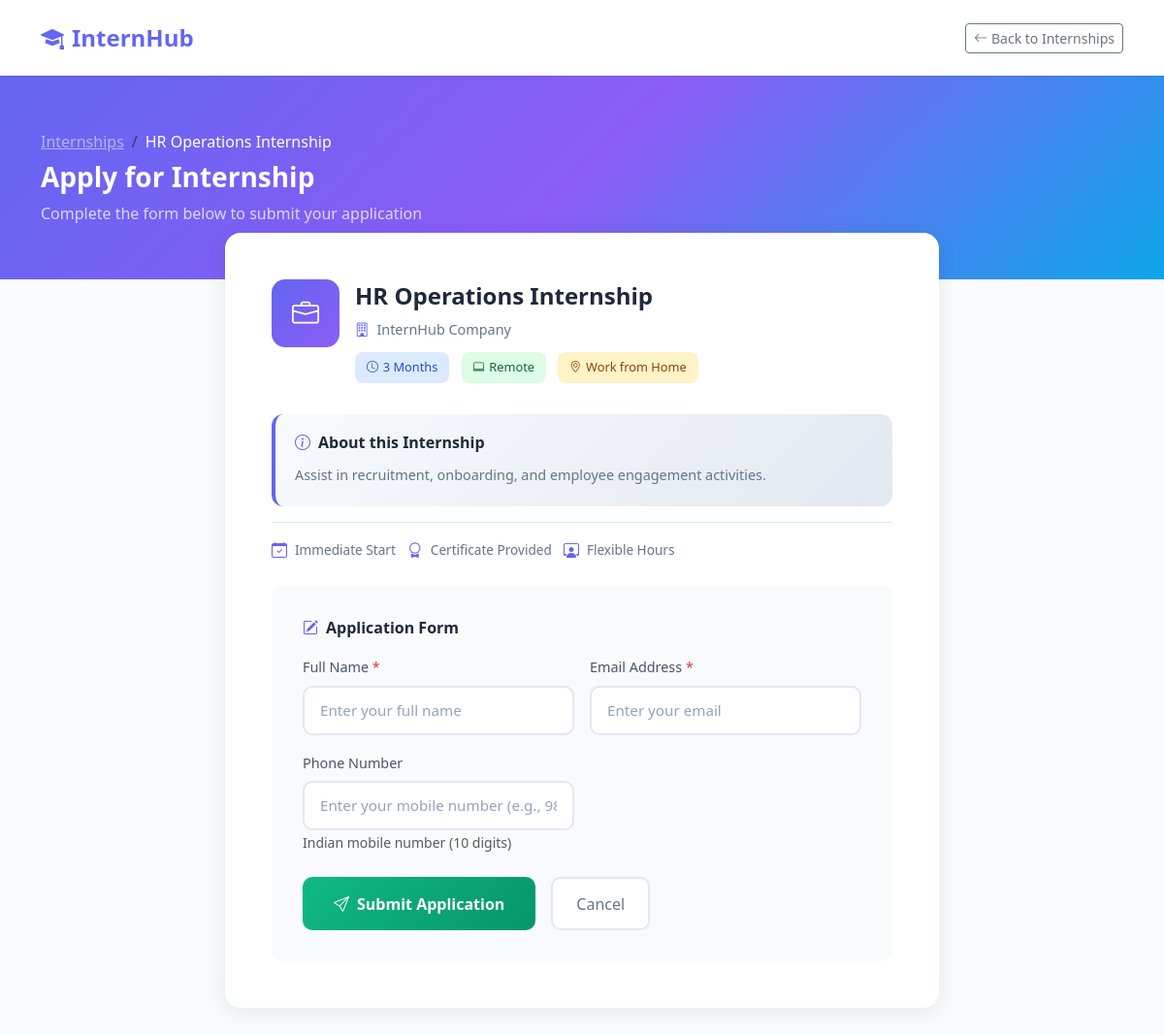
The app's page /apply.php?id=25 with its own data.
### tables this page shows
CREATE TABLE internships (
  id INT AUTO_INCREMENT PRIMARY KEY,
  title VARCHAR(100),
  description TEXT,
  duration VARCHAR(50)
);

### apply.php (the view, shortened to what this page needs)
<?php
require 'includes/db.php';
$id = (int)$_GET['id'];
$stmt = $conn->prepare("SELECT * FROM internships WHERE id=:id");
$stmt->execute([':id'=>$id]);
$internship = $stmt->fetch();
$icon = 'bi-briefcase';
?>
<!DOCTYPE html>
<html lang="en">
<head>
  <link rel="stylesheet" href="https://cdn.jsdelivr.net/npm/bootstrap@5.3.0/dist/css/bootstrap.min.css">
  <link rel="stylesheet" href="https://cdn.jsdelivr.net/npm/bootstrap-icons@1.11.0/font/bootstrap-icons.css">
</head>
<body>
  <nav class="navbar">
    <div class="container d-flex justify-content-between align-items-center">
      <a class="navbar-brand" href="index.php"><i class="bi bi-mortarboard-fill me-2"></i>InternHub</a>
      <a href="index.php" class="btn btn-outline-secondary btn-sm"><i class="bi bi-arrow-left me-1"></i>Back to Internships</a>
    </div>
  </nav>
  <section class="apply-header">
    <div class="container">
      <nav aria-label="breadcrumb">
        <ol class="breadcrumb mb-2">
          <li class="breadcrumb-item"><a href="index.php" class="text-white-50">Internships</a></li>
          <li class="breadcrumb-item active text-white"><?= htmlspecialchars($internship['title']) ?></li>
        </ol>
      </nav>
      <h1 class="fw-bold mb-0 fs-3">Apply for Internship</h1>
      <p class="mt-2 mb-0 opacity-75">Complete the form below to submit your application</p>
    </div>
  </section>
  <div class="container pb-5">
    <div class="row justify-content-center">
      <div class="col-lg-8">
        <div class="apply-card p-4 p-md-5">
          <div class="internship-details">
            <div class="internship-icon">
              <i class="bi <?= $icon ?>"></i>
            </div>
            <div class="internship-details-content">
              <h3 class="internship-title"><?= htmlspecialchars($internship['title']) ?></h3>
              <div class="company-info">
                <i class="bi bi-building"></i>
                <span>InternHub Company</span>
              </div>
              <div class="tags-container">
                <span class="tag tag-duration"><i class="bi bi-clock"></i><?= htmlspecialchars($internship['duration']) ?></span>
                <span class="tag tag-type"><i class="bi bi-laptop"></i>Remote</span>
                <span class="tag tag-location"><i class="bi bi-geo-alt"></i>Work from Home</span>
              </div>
            </div>
          </div>
          <div class="about-box">
            <h6><i class="bi bi-info-circle"></i>About this Internship</h6>
            <p class="mb-0"><?= htmlspecialchars($internship['description']) ?></p>
          </div>
          <div class="internship-highlights">
            <div class="highlight-item">
              <i class="bi bi-calendar-check"></i>
              <span>Immediate Start</span>
            </div>
            <div class="highlight-item">
              <i class="bi bi-award"></i>
              <span>Certificate Provided</span>
            </div>
            <div class="highlight-item">
              <i class="bi bi-person-workspace"></i>
              <span>Flexible Hours</span>
            </div>
          </div>
          <div class="form-section">
            <div class="form-section-title">
              <i class="bi bi-pencil-square"></i>
              Application Form
            </div>
            <form action="submit_application.php" method="post">
              <div class="row g-3">
                <div class="col-md-6">
                  <label class="form-label">Full Name <span class="text-danger">*</span></label>
                  <input class="form-control" name="name" placeholder="Enter your full name" required>
                </div>
                <div class="col-md-6">
                  <label class="form-label">Email Address <span class="text-danger">*</span></label>
                  <input class="form-control" type="email" name="email" placeholder="Enter your email" required>
                </div>
                <div class="col-md-6">
                  <label class="form-label">Phone Number</label>
                  <input class="form-control" type="tel" name="phone" placeholder="Enter your mobile number (e.g., 9876543210)" pattern="(\+91|91|0)?[6-9][0-9]{9}" maxlength="13">
                  <small class="text-muted">Indian mobile number (10 digits)</small>
                </div>
              </div>
              <div class="d-flex gap-3 mt-4 btn-group-apply">
                <button type="submit" class="btn btn-apply">
                  <i class="bi bi-send"></i>Submit Application
                </button>
                <a href="index.php" class="btn btn-cancel">Cancel</a>
              </div>
            </form>
          </div>
        </div>
      </div>
    </div>
  </div>
</body>
</html>

### apply.php (style rules this page uses)
:root { --primary: #6366f1; --primary-dark: #4f46e5; --secondary: #0ea5e9; --success: #10b981; --dark: #1e293b; }
* { font-family: 'Segoe UI', system-ui, sans-serif; box-sizing: border-box; }
body { background: #f8fafc; min-height: 100vh; overflow-x: hidden; }
.navbar { background: #fff; box-shadow: 0 1px 3px rgba(0,0,0,0.1); padding: 0.75rem 0; }
.navbar-brand { font-weight: 700; font-size: 1.25rem; color: var(--primary) !important; }
.apply-header { background: linear-gradient(135deg, var(--primary) 0%, #8b5cf6 50%, var(--secondary) 100%); padding: 2.5rem 0; color: #fff; }
.apply-card { background: #fff; border-radius: 16px; box-shadow: 0 4px 20px rgba(0,0,0,0.08); margin-top: -2rem; position: relative; z-index: 10; }
.internship-icon { width: 60px; height: 60px; min-width: 60px; background: linear-gradient(135deg, var(--primary), #8b5cf6); border-radius: 14px; display: flex; align-items: center; justify-content: center; color: #fff; font-size: 1.5rem; flex-shrink: 0; }
.internship-title { font-size: 1.25rem; font-weight: 700; word-wrap: break-word; overflow-wrap: break-word; line-height: 1.4; color: var(--dark); margin-bottom: 0.5rem; }
.company-info { color: #64748b; font-size: 0.9rem; display: flex; align-items: center; gap: 0.5rem; margin-bottom: 0.75rem; }
.company-info i { color: var(--primary); }
.tag { display: inline-flex; align-items: center; gap: 0.3rem; padding: 0.4rem 0.75rem; border-radius: 8px; font-size: 0.8rem; font-weight: 500; margin-right: 0.5rem; margin-bottom: 0.5rem; }
.tag i { font-size: 0.75rem; }
.tag-duration { background: #dbeafe; color: #1d4ed8; }
.tag-type { background: #dcfce7; color: #166534; }
.tag-location { background: #fef3c7; color: #92400e; }
.form-section { background: #f8fafc; border-radius: 12px; padding: 1.5rem; margin-top: 1.5rem; }
.form-section-title { font-size: 1rem; font-weight: 600; color: var(--dark); margin-bottom: 1rem; display: flex; align-items: center; gap: 0.5rem; }
.form-section-title i { color: var(--primary); }
.form-label { font-weight: 500; color: #475569; font-size: 0.9rem; margin-bottom: 0.5rem; }
.form-control { border: 2px solid #e2e8f0; border-radius: 10px; padding: 0.75rem 1rem; font-size: 0.95rem; transition: all 0.2s; }
.form-control::placeholder { color: #94a3b8; }
.about-box { background: linear-gradient(135deg, #f8fafc 0%, #e2e8f0 100%); border-radius: 12px; padding: 1.25rem; border-left: 4px solid var(--primary); }
.about-box h6 { color: var(--dark); font-weight: 600; display: flex; align-items: center; gap: 0.5rem; margin-bottom: 0.75rem; }
.about-box h6 i { color: var(--primary); }
.about-box p { font-size: 0.9rem; line-height: 1.7; word-wrap: break-word; overflow-wrap: break-word; color: #64748b; }
.btn-apply { background: linear-gradient(135deg, var(--success), #059669); border: none; border-radius: 10px; padding: 0.85rem 2rem; font-weight: 600; color: #fff; font-size: 1rem; display: inline-flex; align-items: center; gap: 0.5rem; transition: all 0.2s; }
.btn-cancel { background: #fff; border: 2px solid #e2e8f0; border-radius: 10px; padding: 0.85rem 1.5rem; font-weight: 500; color: #64748b; transition: all 0.2s; }
.internship-details { display: flex; align-items: flex-start; gap: 1rem; margin-bottom: 1.5rem; }
.internship-details-content { flex: 1; }
.internship-highlights { display: flex; flex-wrap: wrap; gap: 0.75rem; margin-top: 1rem; padding-top: 1rem; border-top: 1px solid #e2e8f0; }
.highlight-item { display: flex; align-items: center; gap: 0.5rem; color: #64748b; font-size: 0.85rem; }
.highlight-item i { color: var(--primary); font-size: 1rem; }
@media (min-width: 768px) { .navbar { padding: 1rem 0; } }
@media (min-width: 768px) { .navbar-brand { font-size: 1.5rem; } }
@media (min-width: 768px) { .apply-header { padding: 3.5rem 0; } }
@media (min-width: 768px) { .apply-card { margin-top: -3rem; } }
@media (min-width: 768px) { .internship-icon { width: 70px; height: 70px; min-width: 70px; font-size: 1.75rem; } }
@media (min-width: 768px) { .internship-title { font-size: 1.5rem; } }
@media (min-width: 768px) { .form-section { padding: 2rem; } }

### records on screen
internships: title "HR Operations Internship", duration "3 Months", description "Assist in recruitment, onboarding, and employee engagement activities."
